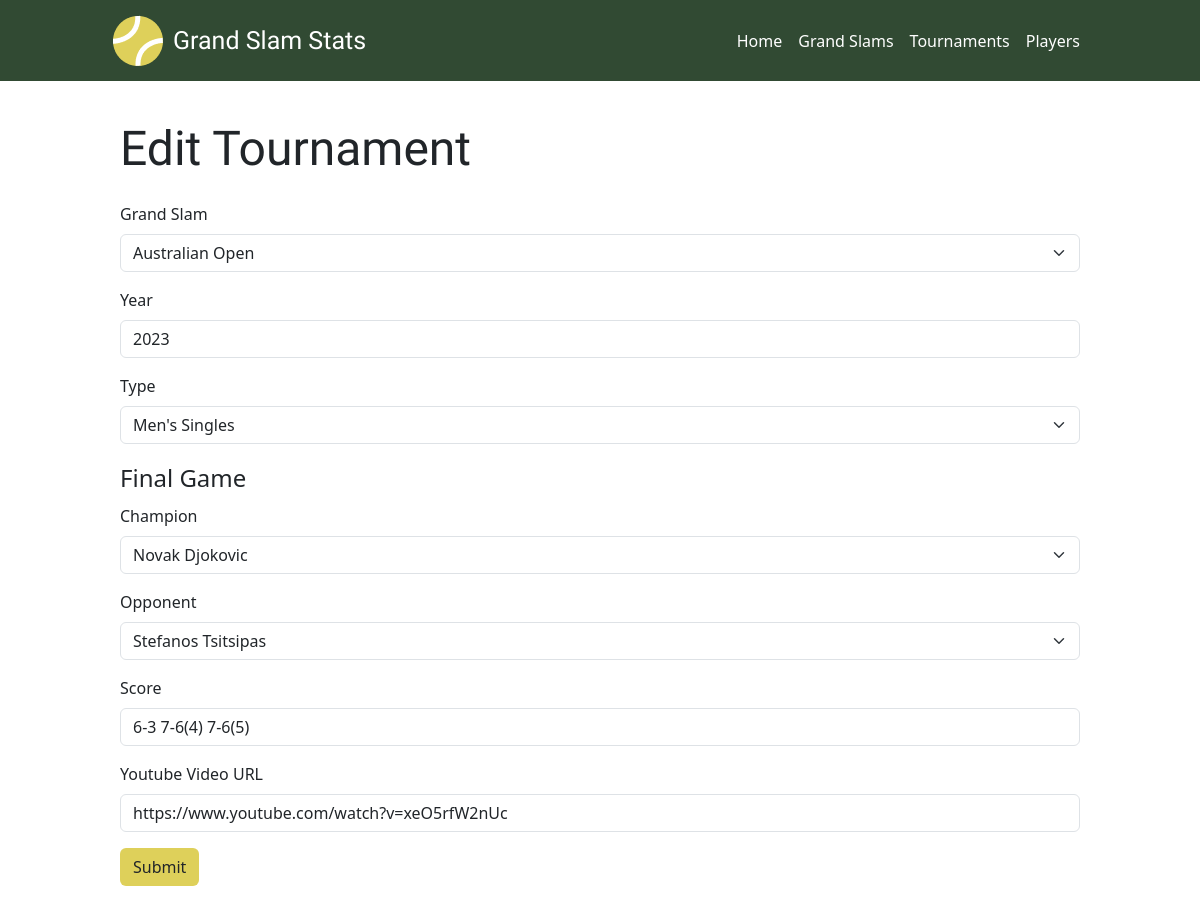
/editTournament.php?id=4, run on the app's committed database.
### tables this page shows
CREATE TABLE `tournaments` (
  `tournamentId` int(11) NOT NULL,
  `grandSlamId` int(11) DEFAULT NULL,
  `tournamentYear` year(4) DEFAULT NULL,
  `typeId` int(11) DEFAULT NULL
);

CREATE TABLE `grandSlams` (
  `grandSlamId` int(11) NOT NULL,
  `grandSlam` varchar(100) NOT NULL,
  `location` varchar(500) NOT NULL,
  `venue` varchar(500) NOT NULL,
  `surface` varchar(200) NOT NULL,
  `description` text NOT NULL,
  `imageURL` varchar(1000) NOT NULL,
  `imageTitle` varchar(1000) DEFAULT NULL,
  `imageAlt` varchar(500) DEFAULT NULL,
  `attributionLink` varchar(1000) DEFAULT NULL
);

CREATE TABLE `types` (
  `typeId` int(11) NOT NULL,
  `type` varchar(100) NOT NULL
);

CREATE TABLE `finals` (
  `finalId` int(11) NOT NULL,
  `tournamentId` int(11) DEFAULT NULL,
  `champion` int(11) DEFAULT NULL,
  `opponent` int(11) DEFAULT NULL,
  `score` varchar(100) DEFAULT NULL,
  `youtubeURL` varchar(1000) DEFAULT NULL
);

### editTournament.php (the view, shortened to what this page needs)
<?php
    include('includes/connect.php');
    $id = $_GET['id'];
    $queryTournaments = "SELECT tournaments.*, grandSlams.grandSlam, types.type
                        FROM tournaments
                        JOIN grandSlams ON tournaments.grandSlamId = grandSlams.grandSlamId
                        JOIN types ON types.typeId = tournaments.typeId
                        WHERE tournamentId = '$id'";
    $tournament = mysqli_query($connect, $queryTournaments);
    $tournamentResult = $tournament -> fetch_assoc();
    $queryFinals = "SELECT finals.*, CONCAT(champion.firstName, ' ', champion.lastName) AS championName, CONCAT(opponent.firstName, ' ', opponent.lastName) AS opponentName
                    FROM finals
                    JOIN players AS champion ON champion.playerId = finals.champion
                    JOIN players AS opponent ON opponent.playerId = finals.opponent
                    WHERE tournamentId = '$id'";
    $final = mysqli_query($connect, $queryFinals);
    $finalResult = $final -> fetch_assoc();
?>
<!DOCTYPE html>
<html lang="en">
  <head>
    <link rel="stylesheet" href="css/styles.css">
    <link rel="stylesheet" href="https://cdn.jsdelivr.net/npm/bootstrap@5.3.2/dist/css/bootstrap.min.css">
  </head>
  <body>
  <?php include('reusables/nav.php') ?>
    <div class="formContainer">
        <div class="row">
            <div class="col">
            <h1 class="display-5 mt-4 mb-4">Edit Tournament</h1>
            <form action="includes/updateTournament.php" method="POST">
                <div class="mb-3">
                    <label for="grandSlamId" class="form-label">Grand Slam</label>
                    <select class="form-select" id="grandSlamId" name="grandSlamId" aria-describedby="grandSlamId">
                        <option value="<?php echo $tournamentResult['grandSlamId'] ?>" selected><?php echo $tournamentResult['grandSlam'];?></option>
                    </select>
                </div>
                <div class="mb-3">
                    <label for="tournamentYear" class="form-label">Year</label>
                    <input type="text" class="form-control" id="tournamentYear" name="tournamentYear" aria-describedby="tournamentYear" value="<?php echo $tournamentResult['tournamentYear'];?>">
                </div>
                <div class="mb-3">
                    <label for="typeId" class="form-label">Type</label>
                    <select class="form-select" id="typeId" name="typeId" aria-describedby="typeId">
                        <option value="<?php echo $tournamentResult['typeId'] ?>" selected><?php echo $tournamentResult['type'];?></option>
                    </select>
                </div>
                <fieldset>
                    <legend>Final Game</legend>
                    <div class="mb-3">
                        <label for="champion" class="form-label">Champion</label>
                        <select class="form-select" id="champion" name="champion" aria-describedby="champion">
                            <option value="<?php echo $finalResult['champion'] ?>" selected><?php echo $finalResult['championName'];?></option>
                        </select>
                    </div>
                    <div class="mb-3">
                        <label for="opponent" class="form-label">Opponent</label>
                        <select class="form-select" id="opponent" name="opponent" aria-describedby="opponent">
                            <option value="<?php echo $finalResult['opponent'] ?>" selected><?php echo $finalResult['opponentName'];?></option>
                        </select>
                    </div>
                    <div class="mb-3">
                        <label for="score" class="form-label">Score</label>
                        <input type="text" class="form-control" id="score" name="score" aria-describedby="score" value="<?php echo $finalResult['score'];?>">
                    </div>
                    <div class="mb-3">
                        <label for="youtubeURL" class="form-label">Youtube Video URL</label>
                        <input type="text" class="form-control" id="youtubeURL" name="youtubeURL" aria-describedby="youtubeURL" value="<?php echo $finalResult['youtubeURL'];?>">
                    </div>
                </fieldset>
                <button type="submit" name="editTournament" class="btn formBtn">Submit</button>
            </form>
            </div>
        </div>
    </div>
  </body>
</html>

### css/styles.css (style rules this page uses)
h1, h2 { font-family: "Francois One", sans-serif;; }
.formBtn { background-color: #DED05A !important; }
.formContainer { margin: 0; margin-bottom: 4em; padding: 0 120px; }
.form-label { font-weight: 500; }

### data on the page
tournaments: grandSlamId "Australian Open", tournamentYear "2023", typeId "Men's Singles"
finals: score "6-3 7-6(4) 7-6(5)", youtubeURL "https://www.youtube.com/watch?v=xeO5rfW2nUc"

### other printed values
form field champion "Novak Djokovic"
form field opponent "Stefanos Tsitsipas"
